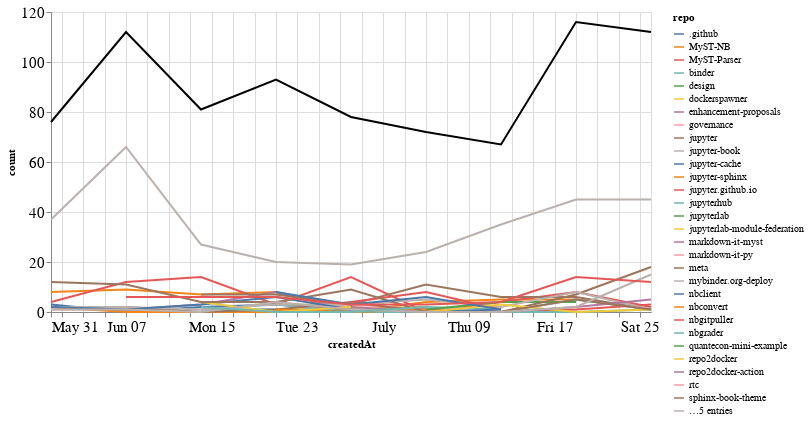

The notebook cell saved with this chart:
### Markdown cell above
## Comments

### Code cell
comments_time = comments.groupby('repo').resample('W', on='createdAt').count()['author'].reset_index()
comments_time = comments_time.rename(columns={'author': 'count'})
comments_time_total = comments_time.groupby('createdAt').agg({"count": "sum"}).reset_index()
ch1 = alt.Chart(comments_time, width=600).mark_line().encode(
    x='createdAt',
    y='count',
    color='repo',
    tooltip="repo"
)

ch2 = alt.Chart(comments_time_total, width=600).mark_line(color="black").encode(
    x='createdAt',
    y='count',
)

ch1 + ch2

### Figure 1 — Vega-Lite specification as saved in the notebook (floating-point values rounded to 4 significant figures; data arrays with more than 128 entries replaced by an {"elided": "..."} marker saying what was removed)
{"config": {"axisLeft": {"labelFontSize": 15}, "axisBottom": {"labelFontSize": 15}}, "layer": [{"data": {"name": "data-4355f54c8a6fb4e8ac4a6ac97f774d35"}, "mark": "line", "encoding": {"color": {"type": "nominal", "field": "repo"}, "tooltip": {"type": "nominal", "field": "repo"}, "x": {"type": "temporal", "field": "createdAt"}, "y": {"type": "quantitative", "field": "count"}}, "width": 600}, {"data": {"name": "data-0086a44326972d1a37ae643f89ad31aa"}, "mark": {"type": "line", "color": "black"}, "encoding": {"x": {"type": "temporal", "field": "createdAt"}, "y": {"type": "quantitative", "field": "count"}}, "width": 600}], "$schema": "https://vega.github.io/schema/vega-lite/v4.8.1.json", "datasets": {"data-4355f54c8a6fb4e8ac4a6ac97f774d35": {"elided": "173 records"}, "data-0086a44326972d1a37ae643f89ad31aa": [{"createdAt": "2020-05-31T00:00:00", "count": 76}, {"createdAt": "2020-06-07T00:00:00", "count": 112}, {"createdAt": "2020-06-14T00:00:00", "count": 81}, {"createdAt": "2020-06-21T00:00:00", "count": 93}, {"createdAt": "2020-06-28T00:00:00", "count": 78}, {"createdAt": "2020-07-05T00:00:00", "count": 72}, {"createdAt": "2020-07-12T00:00:00", "count": 67}, {"createdAt": "2020-07-19T00:00:00", "count": 116}, {"createdAt": "2020-07-26T00:00:00", "count": 112}]}}
